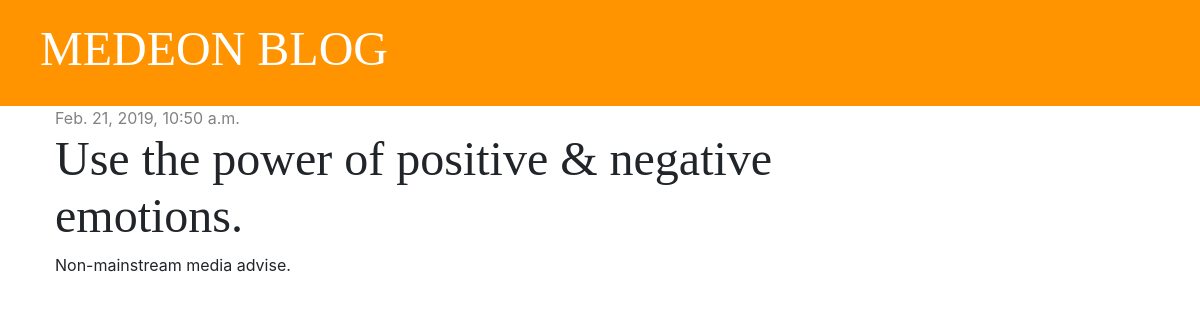
The page /post/3/ on the database as committed earlier.
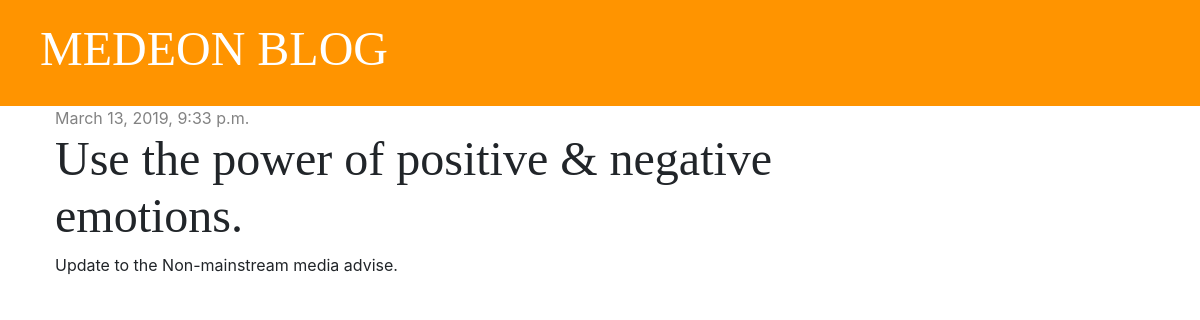
The same page on the database as committed later.
### blog/models.py (models this page shows, shortened)
class Post(models.Model):
    author = models.ForeignKey('auth.User', on_delete=models.CASCADE)
    title = models.CharField(max_length=200)
    text = models.TextField()
    created_date = models.DateTimeField(default=timezone.now)
    published_date = models.DateTimeField(blank=True, null=True)

### blog/views.py (the view)
# urls.py: path('post/<int:pk>/', views.post_detail, name='post_detail'),
def post_detail(request, pk):
    post = get_object_or_404(Post, pk=pk)
    context_dictionary = {'post': post}
    return render(request, 'blog/post_detail.html', context_dictionary)

### blog/templates/blog/post_detail.html (shortened to what this page needs)
{% extends 'blog/base.html' %}
{% block content %}
    <div class="post">
        {% if post.published_date %}
            <div class="date">
                {{ post.published_date }}
            </div>
            {% else %}
                <a href="{% url 'post_publish' pk=post.pk %}" class="btn btn-primary">Publish</a>
        {% endif %}
        <h1>{{ post.title }}</h1>
        <p>{{ post.text|linebreaksbr }}</p>
    </div>
{% endblock %}

Rows that differ between the two databases and show on the page:
changed Post "Use the power of positive & negative emotions.": published_date "Feb. 21, 2019, 10:50 a.m." → "March 13, 2019, 9:33 p.m."; text "Non-mainstream media advise." → "Update to the Non-mainstream media advise."
